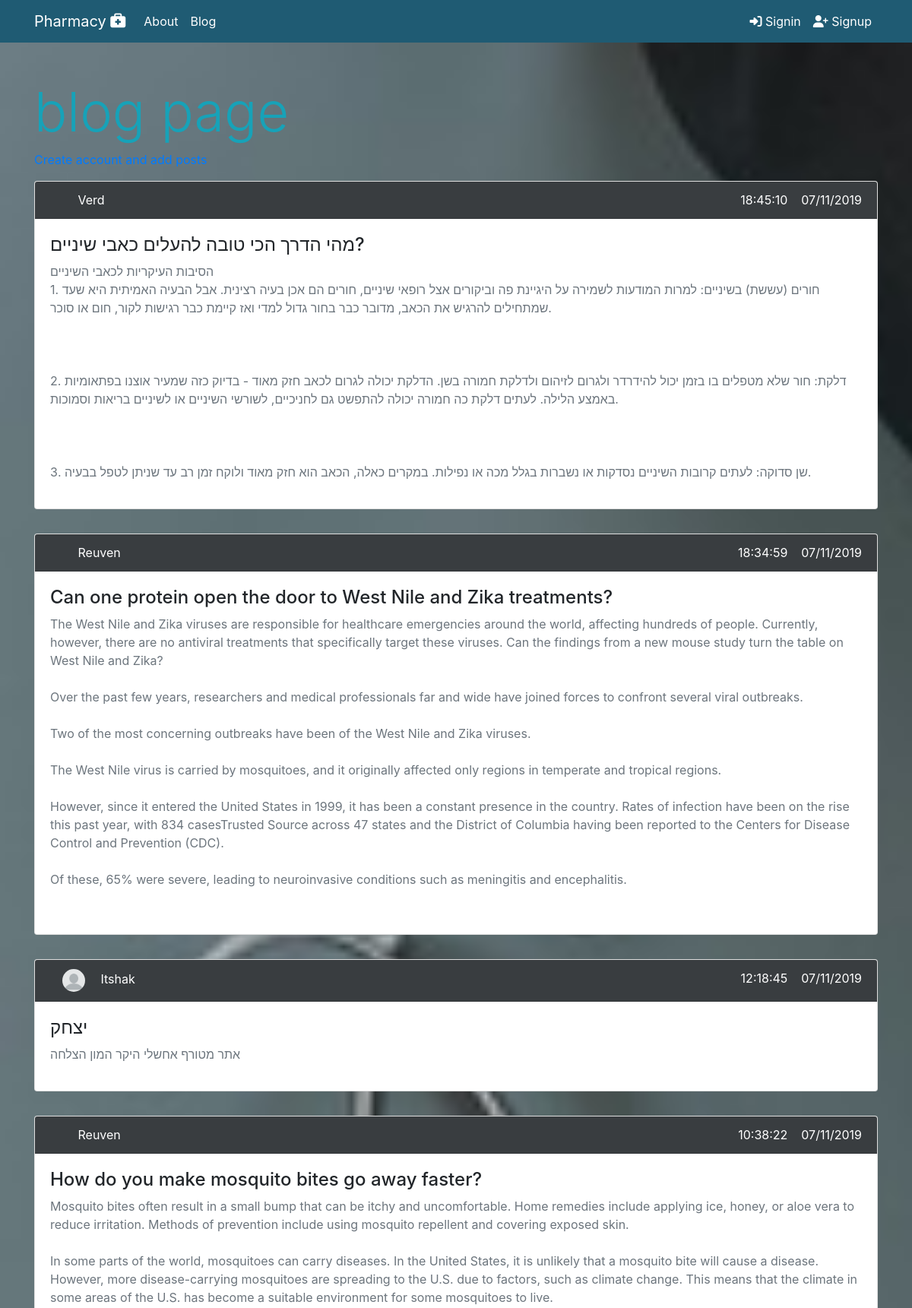
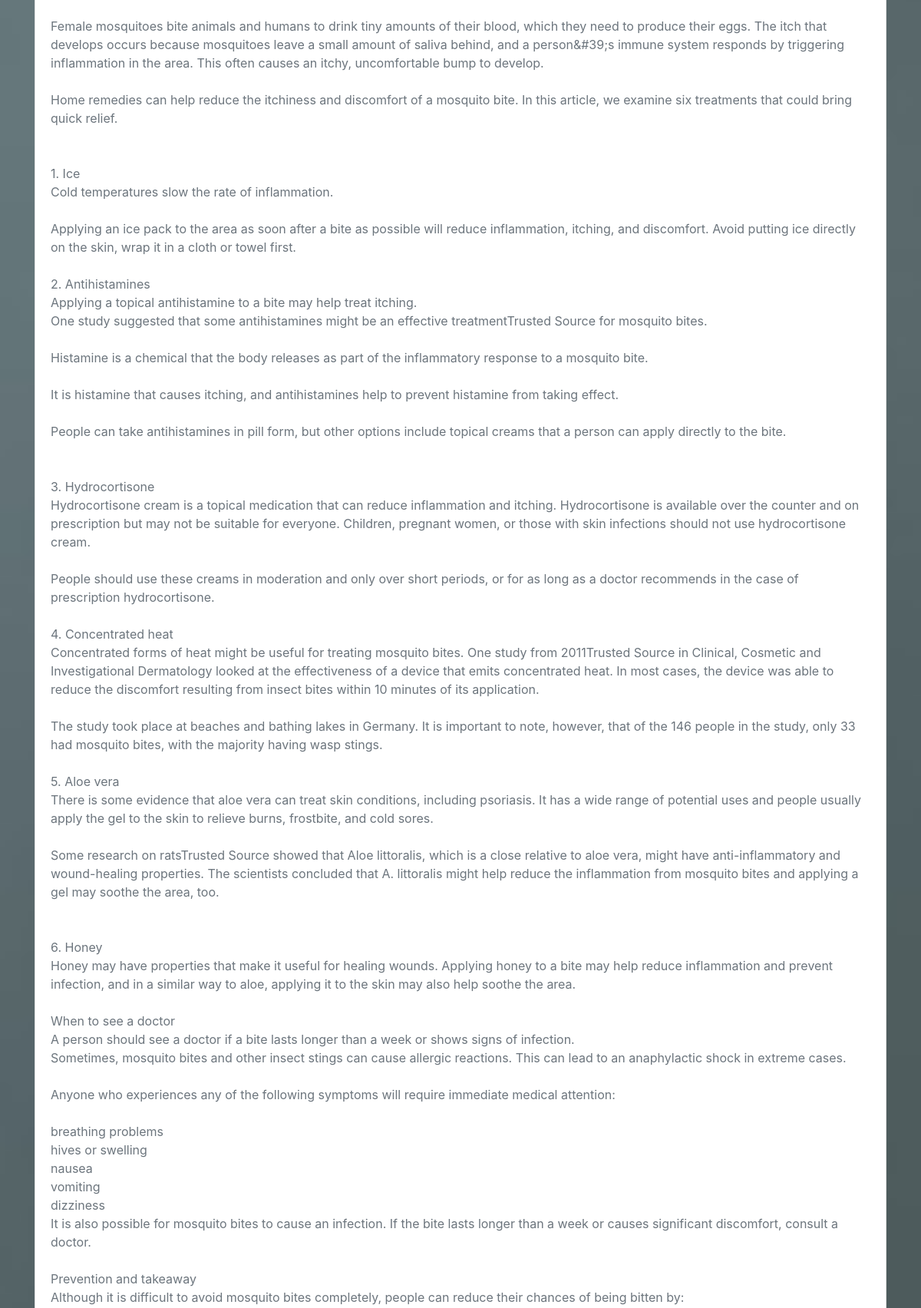
Screenshot of /blog.php (upper part) with the database file from the repository (2 pictures, top to bottom).
### tables this page shows
CREATE TABLE `posts` (
  `id` int(11) NOT NULL,
  `user_id` int(11) NOT NULL,
  `title` varchar(255) NOT NULL,
  `article` text NOT NULL,
  `date` datetime NOT NULL
);

CREATE TABLE `users` (
  `id` int(11) NOT NULL,
  `firstName` varchar(255) NOT NULL,
  `lastName` varchar(255) NOT NULL,
  `email` varchar(255) NOT NULL,
  `password` varchar(255) NOT NULL
);

CREATE TABLE `users_profile` (
  `id` int(11) NOT NULL,
  `user_id` int(11) NOT NULL,
  `profile_image` varchar(255) NOT NULL
);

### _app/helpers.php (called while the page is built, shortened)
<?php
if (!function_exists('user_auth')) {
  function user_auth()
  {
    $auth = false;
    return $auth;
  }
}

### blog.php (the view, shortened to what this page needs)
<?php
require_once '_app/helpers.php';
$link  = mysqli_connect(MYSQL_HOST, MYSQL_USER, MYSQL_PWD, MYSQL_DB);
$sql = "SELECT u.firstName ,up.profile_image ,p.*, DATE_FORMAT(p.date,'%H:%i:%s &nbsp;&nbsp;  %d/%m/%Y') pdate FROM posts p
        JOIN users u ON u.id = p.user_id
        JOIN users_profile up ON u.id = up.user_id
        ORDER BY p.date DESC";
mysqli_query($link, 'SET NAMES utf8');
$result  = mysqli_query($link, $sql);
?>
<?php include_once '_tpl/header.php'; ?>
<main class="min-h750" style="background-image:url(_images/font_blog.jpg);background-size:cover;">
  <div class="container">
    <section class="main-about-content">
      <div class="row">
        <div class="col-12 mt-5">
          <h1 class="display-3 text-info"> blog page</h1>
          <?php if (user_auth()) : ?>
            <a class="btn btn-info" href="add_post.php"><i class="fas fa-plus"></i> Add New Post</a>
          <?php else : ?>
            <a class="" href="signup.php">Create account and add posts</a>
          <?php endif; ?>
        </div>
      </div>
      <div class="row">
        <?php while ($post = mysqli_fetch_assoc($result)) : ?>
          <div class="col-12 my-3">
            <div class="card">
              <div class="card-header color-text text-white ">
                <img class="rounded-circle ml-3 mr-3" width="30px" src="_images/<?= $post['profile_image']; ?>" alt="" srcset="">
                <span><?= htmlentities($post['firstName']); ?></span>
                <span class="float-right"><?= $post['pdate']; ?></span>
              </div>
              <div class="card-body">
                <h4 class=""><?= htmlentities($post['title']); ?></h4>
                <p class="text-secondary"><?= str_replace("\n", '<br>', htmlentities($post['article']));  ?></p>
              </div>
            </div>
          </div>
        <?php endwhile; ?>
      </div>
    </section>
  </div>
</main>
<?php include_once '_tpl/footer.php' ?>

### _tpl/header.php (shortened to what this page needs)
<?php include_once '_app/helpers.php'; ?>
<!doctype html>
<html lang="en">
<head>
  <link rel="stylesheet" href="https://stackpath.bootstrapcdn.com/bootstrap/4.3.1/css/bootstrap.min.css">
  <link rel="stylesheet" href="https://cdnjs.cloudflare.com/ajax/libs/font-awesome/5.11.2/css/all.css">
  <link href="//cdnjs.cloudflare.com/ajax/libs/toastr.js/latest/css/toastr.min.css" rel="stylesheet" />
  <link rel="stylesheet" href="_css/style.css">
</head>
<body class="color-white">
  <header>
    <nav class="navbar navbar-expand-lg navbar-light color-nav">
      <div class="container">
        <a class="navbar-brand text-white" href="./">Pharmacy <i class="fas fa-briefcase-medical"></i></a>
        <div class="collapse navbar-collapse" id="navbarSupportedContent">
          <ul class="navbar-nav mr-auto">
            <li class="nav-item">
              <a class="nav-link text-white" href="about.php">About</a>
            </li>
            <li class="nav-item">
              <a class="nav-link text-white" href="blog.php">Blog</a>
            </li>
          </ul>
          <ul class="navbar-nav ml-auto">
            <?php if (!user_auth()) : ?>
              <li class="nav-item">
                <a class="nav-link text-white" href="signin.php"><i class="fas fa-sign-in-alt"></i> Signin</a>
              </li>
              <li class="nav-item">
                <a class="nav-link text-white" href="signup.php"><i class="fas fa-user-plus"></i> Signup</a>
              </li>
            <?php endif; ?>
          </ul>
        </div>
      </div>
    </nav>
  </header>

### _tpl/footer.php (shortened to what this page needs)
</body>
</html>

### _css/style.css (style rules this page uses)
.min-h750 { min-height: 750px; }
.color-nav { background-color: #1F5B73; }
.color-text { background: #393D40; }
.color-white { background: #F2F2F2; }

### rows the page displays
posts: user.firstName "Verd", pdate "18:45:10 07/11/2019", title "מהי הדרך הכי טובה להעלים כאבי שיניים?", article "הסיבות העיקריות לכאבי השיניים 1. חורים (עששת) בשיניים: למרות המודעות לשמירה על היגיינת פה וביקורים אצל רופאי שיניים, חורים הם אכן בעיה רצינית. אבל הבעיה האמיתית היא שעד שמתחילים להרגיש את הכאב, מדובר כבר בחור גדול למדי ואז קיימת כבר רגישות לקור, חום או סוכר. 2. דלקת: חור שלא מטפלים בו בזמן יכול להידרדר ולגרום לזיהום ולדלקת חמורה בשן. הדלקת יכולה לגרום לכאב חזק מאוד - בדיוק כזה שמעיר אוצנו בפתאומיות באמצע הלילה. לעתים דלקת כה חמורה יכולה להתפשט גם לחניכיים, לשורשי השיניים או לשיניים בריאות וסמוכות. 3. שן סדוקה: לעתים קרובות השיניים נסדקות או נשברות בגלל מכה או נפילות. במקרים כאלה, הכאב הוא חזק מאוד ולוקח זמן רב עד שניתן לטפל בבעיה."
posts: user.firstName "Reuven", pdate "18:34:59 07/11/2019", title "Can one protein open the door to West Nile and Zika treatments?", article "The West Nile and Zika viruses are responsible for healthcare emergencies around the world, affecting hundreds of people. Currently, however, there are no antiviral treatments that specifically target these viruses. Can the findings from a new mouse study turn the table on West Nile and Zika? Over the past few years, researchers and medical professionals far and wide have joined forces to confront several viral outbreaks. Two of the most concerning outbreaks have been of the West Nile and Zika viruses. The West Nile virus is carried by mosquitoes, and it originally affected only regions in temperate and tropical regions. However, since it entered the United States in 1999, it has been a…"
posts: users_profile.profile_image (picture), user.firstName "Itshak", pdate "12:18:45 07/11/2019", title "יצחק", article "אתר מטורף אחשלי היקר המון הצלחה"
posts: user.firstName "Reuven", pdate "10:38:22 07/11/2019", title "How do you make mosquito bites go away faster?", article "Mosquito bites often result in a small bump that can be itchy and uncomfortable. Home remedies include applying ice, honey, or aloe vera to reduce irritation. Methods of prevention include using mosquito repellent and covering exposed skin. In some parts of the world, mosquitoes can carry diseases. In the United States, it is unlikely that a mosquito bite will cause a disease. However, more disease-carrying mosquitoes are spreading to the U.S. due to factors, such as climate change. This means that the climate in some areas of the U.S. has become a suitable environment for some mosquitoes to live. Female mosquitoes bite animals and humans to drink tiny amounts of their blood, which they…"
